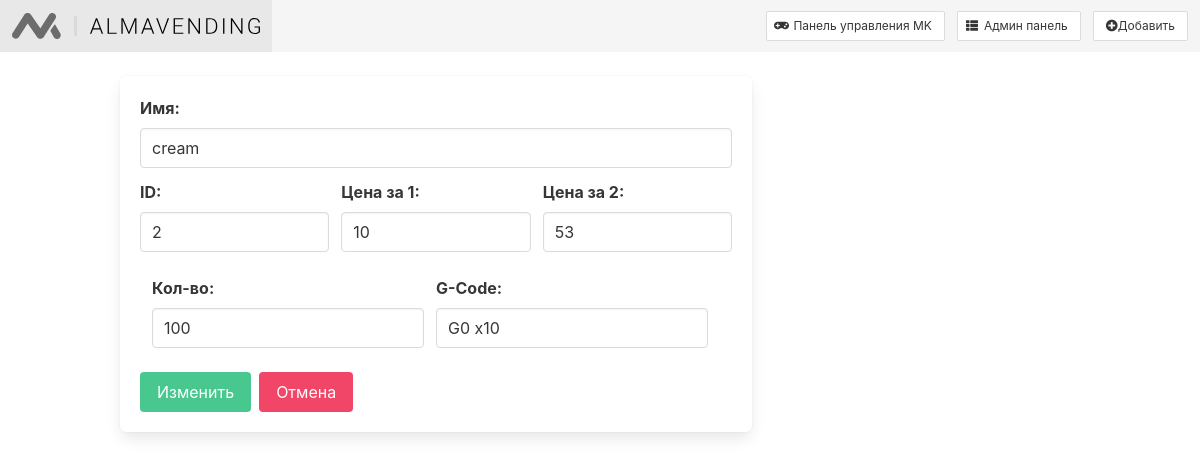
The page /admin/edit_stuff/2 on the database as committed earlier.
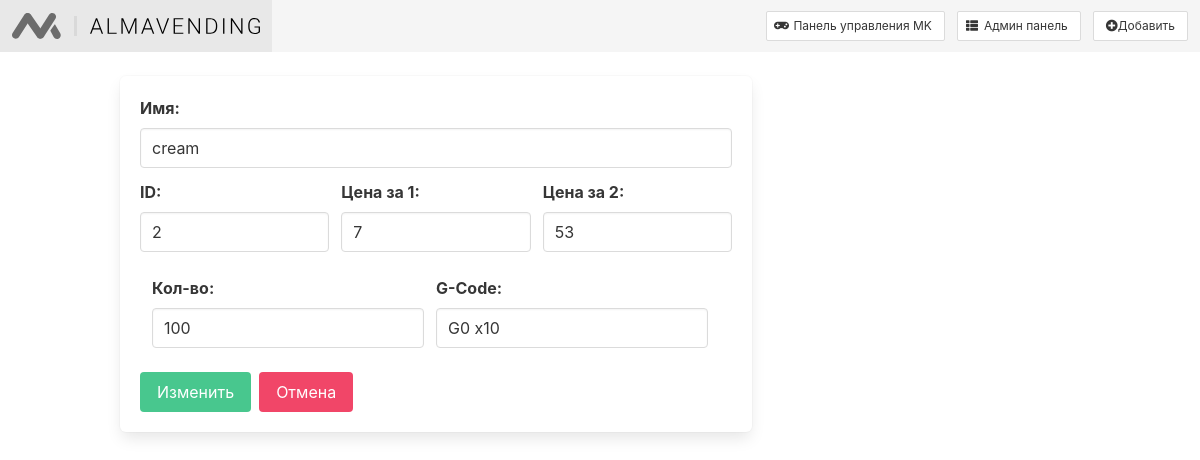
The same page on the database as committed later.
### tables this page shows
CREATE TABLE "stuff" (
    id INTEGER NOT NULL PRIMARY KEY AUTOINCREMENT
  , name TEXT NOT NULL
  , price INTEGER NOT NULL
  , value INTEGER
  , g_code TEXT
  , double_price INTEGER
);

### app.py (the view)
@app.route("/admin/edit_stuff/<int:id_stuff>", methods=["POST", "GET"])
def edit_stuff(id_stuff):
    db = get_db()
    dbase = FDataBase(db)
    if request.method == 'POST':
        res = dbase.updateStuff(id_stuff, request.form['name'], request.form['price'], request.form['value'], request.form['g_code'], request.form['double_price'])
        if not res:
            print('Ошибка обновления')
        else:
            print('БД обновлена успешно')
        return redirect(url_for('admin'))
    elif request.method == 'GET':
        return render_template('edit_stuff.html', items=dbase.getStuffById(id_stuff))

### FDataBase.py (called while the page is built)
    def getStuffById(self, id_stuff):
        try:
            self.__cur.execute(f"SELECT id, name, price, double_price, value, g_code FROM stuff WHERE id = {id_stuff} LIMIT 1")
            res = self.__cur.fetchone()
            if res:
                return res
        except sqlite3.Error as e:
            print("Ошибка получения статьи из БД "+str(e))
        return (False, False, False, False, False, False)

### app.py (called while the page is built)
def connect_db():
    conn = sqlite3.connect(app.config['DATABASE'])
    conn.row_factory = sqlite3.Row
    return conn

def get_db():
    if not hasattr(g, 'link_db'):
        g.link_db = connect_db()
    return g.link_db

### templates/edit_stuff.html
{% extends 'base.html' %}
{% block content %}
<div class="columns mt-3">
    <div class="column is-two-thirds">
        <form class="box" method="post" class="form-contact">
        <div class="field">
            <label class="label">Имя:</label>
            <div class="control">
              <input class="input" type="text" name="name" value="{{ request.form['name'] or items['name'] }}" requied placeholder="{{ request.form['name'] or items['name'] }}">
            </div>
        </div>
        <div class="field is-grouped">
          <p class="controll">
          <div class="field">
            <label class="label">ID:</label>
            <div class="control">
              <input class="input" type="text" placeholder="id" name="id" value="{{ items['id']}}" requied >
            </div>
          </div>
          </p>
          <p class="control">
            <div class="field">
                <label class="label">Цена за 1:</label>
                <div class="control">
                  <input class="input" type="text" name="price" value="{{ request.form['price'] or items['price'] }}" requied placeholder="{{ request.form['price'] or items['price'] }}">
                </div>
            </div>
          </p>
          <p class="control">
            <div class="field">
                <label class="label">Цена за 2:</label>
                <div class="control">
                  <input class="input" type="text" name="double_price" value="{{ request.form['double_price'] or items['double_price'] }}" requied placeholder="{{ request.form['double_price'] or items['double_price'] }}">
                </div>
            </div>
          </p>
        </div>
        <div class="field is-grouped">
          <p class="control">
            <div class="field">
                <label class="label">Кол-во:</label>
                <div class="control">
                  <input class="input" type="text" name="value" value="{{ request.form['value'] or items['value'] }}" requied placeholder="100">
                </div>
            </div>
          </p>
          <p class="control">
            <div class="field">
                <label class="label">G-Code:</label>
                <div class="control">
                  <input class="input" type="text" name="g_code" value="{{ request.form['g_code'] or items['g_code'] }}" requied placeholder="100">
                </div>
            </div>
          </p>
        </div>
        <div class="buttons">
            <button class="button is-success" type="submit" value="Добавить">Изменить</button>
            <button class="button is-danger" type="reset" href="{{ url_for('admin') }}">Отмена</button>
        </div>
        </form>
    </div>
  </div>
</body>
{% endblock %}

Rows that differ between the two databases and show on the page:
changed stuff "cream": price "10" → "7"
